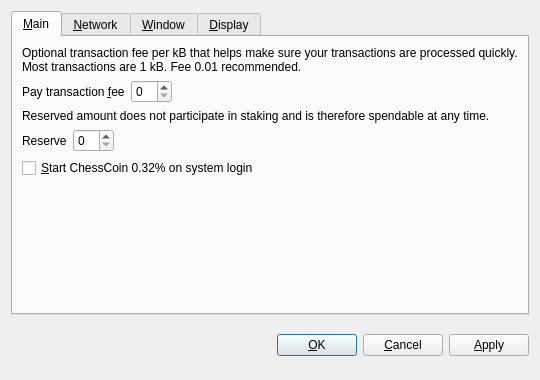
<?xml version="1.0" encoding="UTF-8"?>
<ui version="4.0">
 <class>OptionsDialog</class>
 <widget class="QDialog" name="OptionsDialog">
  <property name="geometry">
   <rect>
    <x>0</x>
    <y>0</y>
    <width>540</width>
    <height>380</height>
   </rect>
  </property>
  <property name="windowTitle">
   <string>Options</string>
  </property>
  <property name="modal">
   <bool>true</bool>
  </property>
  <layout class="QVBoxLayout" name="verticalLayout">
   <item>
    <widget class="QTabWidget" name="tabWidget">
     <property name="tabPosition">
      <enum>QTabWidget::North</enum>
     </property>
     <property name="currentIndex">
      <number>0</number>
     </property>
     <widget class="QWidget" name="tabMain">
      <attribute name="title">
       <string>&amp;Main</string>
      </attribute>
      <layout class="QVBoxLayout" name="verticalLayout_Main">
       <item>
        <widget class="QLabel" name="transactionFeeInfoLabel">
         <property name="text">
          <string>Optional transaction fee per kB that helps make sure your transactions are processed quickly. Most transactions are 1 kB. Fee 0.01 recommended.</string>
         </property>
         <property name="textFormat">
          <enum>Qt::PlainText</enum>
         </property>
         <property name="wordWrap">
          <bool>true</bool>
         </property>
        </widget>
       </item>
       <item>
        <layout class="QHBoxLayout" name="horizontalLayoutFee">
         <item>
          <widget class="QLabel" name="transactionFeeLabel">
           <property name="text">
            <string>Pay transaction &amp;fee</string>
           </property>
           <property name="textFormat">
            <enum>Qt::PlainText</enum>
           </property>
           <property name="buddy">
            <cstring>transactionFee</cstring>
           </property>
          </widget>
         </item>
         <item>
          <widget class="BitcoinAmountField" name="transactionFee"/>
         </item>
         <item>
          <spacer name="horizontalSpacerFee">
           <property name="orientation">
            <enum>Qt::Horizontal</enum>
           </property>
           <property name="sizeHint" stdset="0">
            <size>
             <width>40</width>
             <height>20</height>
            </size>
           </property>
          </spacer>
         </item>
        </layout>
       </item>
       <item>
        <widget class="QLabel" name="reserveBalanceInfoLabel">
         <property name="text">
          <string>Reserved amount does not participate in staking and is therefore spendable at any time.</string>
         </property>
         <property name="textFormat">
          <enum>Qt::PlainText</enum>
         </property>
         <property name="wordWrap">
          <bool>true</bool>
         </property>
        </widget>
       </item>
       <item>
        <layout class="QHBoxLayout" name="horizontalLayoutReserveBalance">
         <item>
          <widget class="QLabel" name="reserveBalanceLabel">
           <property name="text">
            <string>Reserve</string>
           </property>
           <property name="textFormat">
            <enum>Qt::PlainText</enum>
           </property>
           <property name="buddy">
            <cstring>reserveBalance</cstring>
           </property>
          </widget>
         </item>
         <item>
          <widget class="BitcoinAmountField" name="reserveBalance"/>
         </item>
         <item>
          <spacer name="horizontalSpacerReserveBalance">
           <property name="orientation">
            <enum>Qt::Horizontal</enum>
           </property>
           <property name="sizeHint" stdset="0">
            <size>
             <width>40</width>
             <height>20</height>
            </size>
           </property>
          </spacer>
         </item>
        </layout>
       </item>
       <item>
        <widget class="QCheckBox" name="bitcoinAtStartup">
         <property name="toolTip">
          <string>Automatically start ChessCoin 0.32% after logging in to the system.</string>
         </property>
         <property name="text">
          <string>&amp;Start ChessCoin 0.32% on system login</string>
         </property>
        </widget>
       </item>
       <item>
        <spacer name="verticalSpacer_Main">
         <property name="orientation">
          <enum>Qt::Vertical</enum>
         </property>
         <property name="sizeHint" stdset="0">
          <size>
           <width>20</width>
           <height>40</height>
          </size>
         </property>
        </spacer>
       </item>
      </layout>
     </widget>
     <widget class="QWidget" name="tabNetwork">
      <attribute name="title">
       <string>&amp;Network</string>
      </attribute>
      <layout class="QVBoxLayout" name="verticalLayout_Network">
       <item>
        <widget class="QCheckBox" name="connectSocks">
         <property name="toolTip">
          <string>Connect to the ChessCoin 0.32% network through a SOCKS proxy (e.g. when connecting through Tor).</string>
         </property>
         <property name="text">
          <string>&amp;Connect through SOCKS proxy:</string>
         </property>
        </widget>
       </item>
       <item>
        <layout class="QHBoxLayout" name="horizontalLayout_Network">
         <item>
          <widget class="QLabel" name="proxyIpLabel">
           <property name="text">
            <string>Proxy &amp;IP:</string>
           </property>
           <property name="textFormat">
            <enum>Qt::PlainText</enum>
           </property>
           <property name="buddy">
            <cstring>proxyIp</cstring>
           </property>
          </widget>
         </item>
         <item>
          <widget class="QValidatedLineEdit" name="proxyIp">
           <property name="maximumSize">
            <size>
             <width>140</width>
             <height>16777215</height>
            </size>
           </property>
           <property name="toolTip">
            <string>IP address of the proxy (e.g. 127.0.0.1)</string>
           </property>
          </widget>
         </item>
         <item>
          <widget class="QLabel" name="proxyPortLabel">
           <property name="text">
            <string>&amp;Port:</string>
           </property>
           <property name="textFormat">
            <enum>Qt::PlainText</enum>
           </property>
           <property name="buddy">
            <cstring>proxyPort</cstring>
           </property>
          </widget>
         </item>
         <item>
          <widget class="QLineEdit" name="proxyPort">
           <property name="maximumSize">
            <size>
             <width>55</width>
             <height>16777215</height>
            </size>
           </property>
           <property name="toolTip">
            <string>Port of the proxy (e.g. 9050)</string>
           </property>
          </widget>
         </item>
         <item>
          <widget class="QLabel" name="socksVersionLabel">
           <property name="text">
            <string>SOCKS &amp;Version:</string>
           </property>
           <property name="textFormat">
            <enum>Qt::PlainText</enum>
           </property>
           <property name="buddy">
            <cstring>socksVersion</cstring>
           </property>
          </widget>
         </item>
         <item>
          <widget class="QValueComboBox" name="socksVersion">
           <property name="toolTip">
            <string>SOCKS version of the proxy (e.g. 5)</string>
           </property>
          </widget>
         </item>
         <item>
          <spacer name="horizontalSpacer_Network">
           <property name="orientation">
            <enum>Qt::Horizontal</enum>
           </property>
           <property name="sizeHint" stdset="0">
            <size>
             <width>40</width>
             <height>20</height>
            </size>
           </property>
          </spacer>
         </item>
        </layout>
       </item>
       <item>
        <spacer name="verticalSpacer_Network">
         <property name="orientation">
          <enum>Qt::Vertical</enum>
         </property>
         <property name="sizeHint" stdset="0">
          <size>
           <width>20</width>
           <height>40</height>
          </size>
         </property>
        </spacer>
       </item>
      </layout>
     </widget>
     <widget class="QWidget" name="tabWindow">
      <attribute name="title">
       <string>&amp;Window</string>
      </attribute>
      <layout class="QVBoxLayout" name="verticalLayout_Window">
       <item>
        <widget class="QCheckBox" name="minimizeToTray">
         <property name="toolTip">
          <string>Show only a tray icon after minimizing the window.</string>
         </property>
         <property name="text">
          <string>&amp;Minimize to the tray instead of the taskbar</string>
         </property>
        </widget>
       </item>
       <item>
        <widget class="QCheckBox" name="minimizeOnClose">
         <property name="toolTip">
          <string>Minimize instead of exit the application when the window is closed. When this option is enabled, the application will be closed only after selecting Quit in the menu.</string>
         </property>
         <property name="text">
          <string>M&amp;inimize on close</string>
         </property>
        </widget>
       </item>
       <item>
        <spacer name="verticalSpacer_Window">
         <property name="orientation">
          <enum>Qt::Vertical</enum>
         </property>
         <property name="sizeHint" stdset="0">
          <size>
           <width>20</width>
           <height>40</height>
          </size>
         </property>
        </spacer>
       </item>
      </layout>
     </widget>
     <widget class="QWidget" name="tabDisplay">
      <attribute name="title">
       <string>&amp;Display</string>
      </attribute>
      <layout class="QVBoxLayout" name="verticalLayout_Display">
       <item>
        <layout class="QHBoxLayout" name="horizontalLayout_1_Display">
         <item>
          <widget class="QLabel" name="langLabel">
           <property name="text">
            <string>User Interface &amp;language:</string>
           </property>
           <property name="textFormat">
            <enum>Qt::PlainText</enum>
           </property>
           <property name="buddy">
            <cstring>lang</cstring>
           </property>
          </widget>
         </item>
         <item>
          <widget class="QValueComboBox" name="lang">
           <property name="toolTip">
            <string>The user interface language can be set here. This setting will take effect after restarting ChessCoin.</string>
           </property>
          </widget>
         </item>
        </layout>
       </item>
       <item>
        <layout class="QHBoxLayout" name="horizontalLayout_2_Display">
         <item>
          <widget class="QLabel" name="unitLabel">
           <property name="text">
            <string>&amp;Unit to show amounts in:</string>
           </property>
           <property name="textFormat">
            <enum>Qt::PlainText</enum>
           </property>
           <property name="buddy">
            <cstring>unit</cstring>
           </property>
          </widget>
         </item>
         <item>
          <widget class="QValueComboBox" name="unit">
           <property name="toolTip">
            <string>Choose the default subdivision unit to show in the interface and when sending coins.</string>
           </property>
          </widget>
         </item>
        </layout>
       </item>
       <item>
        <widget class="QCheckBox" name="displayAddresses">
         <property name="toolTip">
          <string>Whether to show ChessCoin addresses in the transaction list or not.</string>
         </property>
         <property name="text">
          <string>&amp;Display addresses in transaction list</string>
         </property>
        </widget>
       </item>
       <item>
        <widget class="QCheckBox" name="coinControlFeatures">
         <property name="toolTip">
          <string>Whether to show coin control features or not.</string>
         </property>
         <property name="text">
          <string>Display coin &amp;control features (experts only!)</string>
         </property>
        </widget>
       </item>
       <item>
        <spacer name="verticalSpacer_Display">
         <property name="orientation">
          <enum>Qt::Vertical</enum>
         </property>
         <property name="sizeHint" stdset="0">
          <size>
           <width>20</width>
           <height>40</height>
          </size>
         </property>
        </spacer>
       </item>
      </layout>
     </widget>
    </widget>
   </item>
   <item>
    <layout class="QHBoxLayout" name="horizontalLayout_Buttons">
     <item>
      <spacer name="horizontalSpacer_1">
       <property name="orientation">
        <enum>Qt::Horizontal</enum>
       </property>
       <property name="sizeHint" stdset="0">
        <size>
         <width>40</width>
         <height>48</height>
        </size>
       </property>
      </spacer>
     </item>
     <item>
      <widget class="QLabel" name="statusLabel">
       <property name="font">
        <font>
         <weight>75</weight>
         <bold>true</bold>
        </font>
       </property>
       <property name="text">
        <string/>
       </property>
       <property name="textFormat">
        <enum>Qt::PlainText</enum>
       </property>
       <property name="wordWrap">
        <bool>true</bool>
       </property>
      </widget>
     </item>
     <item>
      <spacer name="horizontalSpacer_2">
       <property name="orientation">
        <enum>Qt::Horizontal</enum>
       </property>
       <property name="sizeHint" stdset="0">
        <size>
         <width>40</width>
         <height>48</height>
        </size>
       </property>
      </spacer>
     </item>
     <item>
      <widget class="QPushButton" name="okButton">
       <property name="text">
        <string>&amp;OK</string>
       </property>
      </widget>
     </item>
     <item>
      <widget class="QPushButton" name="cancelButton">
       <property name="text">
        <string>&amp;Cancel</string>
       </property>
       <property name="autoDefault">
        <bool>false</bool>
       </property>
      </widget>
     </item>
     <item>
      <widget class="QPushButton" name="applyButton">
       <property name="text">
        <string>&amp;Apply</string>
       </property>
       <property name="autoDefault">
        <bool>false</bool>
       </property>
      </widget>
     </item>
    </layout>
   </item>
  </layout>
 </widget>
 <customwidgets>
  <customwidget>
   <class>BitcoinAmountField</class>
   <extends>QSpinBox</extends>
   <header>bitcoinamountfield.h</header>
  </customwidget>
  <customwidget>
   <class>QValueComboBox</class>
   <extends>QComboBox</extends>
   <header>qvaluecombobox.h</header>
  </customwidget>
  <customwidget>
   <class>QValidatedLineEdit</class>
   <extends>QLineEdit</extends>
   <header>qvalidatedlineedit.h</header>
  </customwidget>
 </customwidgets>
 <resources/>
 <connections/>
</ui>
